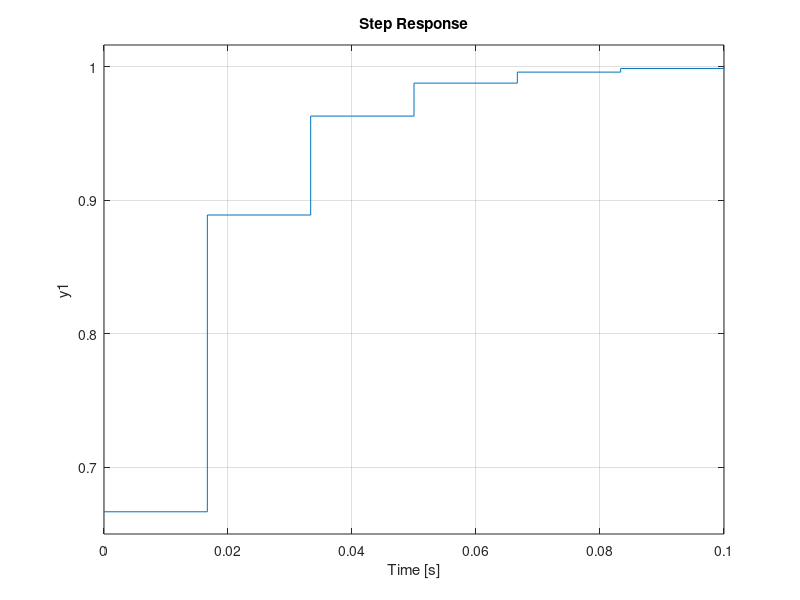

MATLAB code to generate this figure: (Note: this script raises an error after producing the figure.)
% This little script displays the step response and optionally the
% Bode diagram of the low-pass filter used for the WindShape project.

clc
close all

% Control is done at 60 Hz.
Ts = 1/60;
z = tf('z',Ts);

% Parameter of the filter.
% It is 0.5 for the derivative of the PIDs and 200 for the assignment.
a = 0.5;

H = 1 / (a + 1 - a * z^-1);

step(H)
stepinfo(H)
%bode(H)
